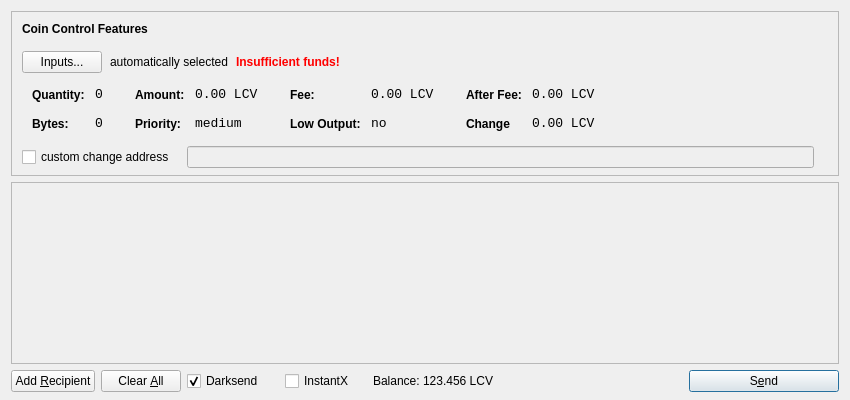
<?xml version="1.0" encoding="UTF-8"?>
<ui version="4.0">
 <class>SendCoinsDialog</class>
 <widget class="QDialog" name="SendCoinsDialog">
  <property name="geometry">
   <rect>
    <x>0</x>
    <y>0</y>
    <width>850</width>
    <height>400</height>
   </rect>
  </property>
  <property name="windowTitle">
   <string>Send Coins</string>
  </property>
  <layout class="QVBoxLayout" name="verticalLayout" stretch="0,1,0">
   <property name="bottomMargin">
    <number>8</number>
   </property>
   <item>
    <widget class="QFrame" name="frameCoinControl">
     <property name="sizePolicy">
      <sizepolicy hsizetype="Expanding" vsizetype="Expanding">
       <horstretch>0</horstretch>
       <verstretch>0</verstretch>
      </sizepolicy>
     </property>
     <property name="maximumSize">
      <size>
       <width>16777215</width>
       <height>16777215</height>
      </size>
     </property>
     <property name="frameShape">
      <enum>QFrame::StyledPanel</enum>
     </property>
     <property name="frameShadow">
      <enum>QFrame::Sunken</enum>
     </property>
     <layout class="QVBoxLayout" name="verticalLayoutCoinControl2">
      <property name="spacing">
       <number>-1</number>
      </property>
      <property name="leftMargin">
       <number>0</number>
      </property>
      <property name="topMargin">
       <number>0</number>
      </property>
      <property name="rightMargin">
       <number>0</number>
      </property>
      <property name="bottomMargin">
       <number>6</number>
      </property>
      <item>
       <layout class="QVBoxLayout" name="verticalLayoutCoinControl" stretch="0,0,0,0,1">
        <property name="spacing">
         <number>0</number>
        </property>
        <property name="leftMargin">
         <number>10</number>
        </property>
        <property name="topMargin">
         <number>10</number>
        </property>
        <item>
         <layout class="QHBoxLayout" name="horizontalLayoutCoinControl1">
          <property name="bottomMargin">
           <number>15</number>
          </property>
          <item>
           <widget class="QLabel" name="labelCoinControlFeatures">
            <property name="sizePolicy">
             <sizepolicy hsizetype="Preferred" vsizetype="Maximum">
              <horstretch>0</horstretch>
              <verstretch>0</verstretch>
             </sizepolicy>
            </property>
            <property name="font">
             <font>
              <weight>75</weight>
              <bold>true</bold>
             </font>
            </property>
            <property name="styleSheet">
             <string notr="true">font-weight:bold;</string>
            </property>
            <property name="text">
             <string>Coin Control Features</string>
            </property>
           </widget>
          </item>
         </layout>
        </item>
        <item>
         <layout class="QHBoxLayout" name="horizontalLayoutCoinControl2" stretch="0,0,0,0">
          <property name="spacing">
           <number>8</number>
          </property>
          <property name="bottomMargin">
           <number>10</number>
          </property>
          <item>
           <widget class="QPushButton" name="pushButtonCoinControl">
            <property name="styleSheet">
             <string notr="true"/>
            </property>
            <property name="text">
             <string>Inputs...</string>
            </property>
           </widget>
          </item>
          <item>
           <widget class="QLabel" name="labelCoinControlAutomaticallySelected">
            <property name="text">
             <string>automatically selected</string>
            </property>
            <property name="margin">
             <number>5</number>
            </property>
           </widget>
          </item>
          <item>
           <widget class="QLabel" name="labelCoinControlInsuffFunds">
            <property name="font">
             <font>
              <weight>75</weight>
              <bold>true</bold>
             </font>
            </property>
            <property name="styleSheet">
             <string notr="true">color:red;font-weight:bold;</string>
            </property>
            <property name="text">
             <string>Insufficient funds!</string>
            </property>
            <property name="margin">
             <number>5</number>
            </property>
           </widget>
          </item>
          <item>
           <spacer name="horizontalSpacerCoinControl">
            <property name="orientation">
             <enum>Qt::Horizontal</enum>
            </property>
            <property name="sizeHint" stdset="0">
             <size>
              <width>40</width>
              <height>1</height>
             </size>
            </property>
           </spacer>
          </item>
         </layout>
        </item>
        <item>
         <widget class="QWidget" name="widgetCoinControl" native="true">
          <property name="sizePolicy">
           <sizepolicy hsizetype="Preferred" vsizetype="Preferred">
            <horstretch>0</horstretch>
            <verstretch>0</verstretch>
           </sizepolicy>
          </property>
          <property name="minimumSize">
           <size>
            <width>0</width>
            <height>0</height>
           </size>
          </property>
          <property name="styleSheet">
           <string notr="true"/>
          </property>
          <layout class="QHBoxLayout" name="horizontalLayoutCoinControl5">
           <property name="margin">
            <number>0</number>
           </property>
           <item>
            <layout class="QHBoxLayout" name="horizontalLayoutCoinControl3" stretch="0,0,0,1">
             <property name="spacing">
              <number>20</number>
             </property>
             <property name="topMargin">
              <number>0</number>
             </property>
             <property name="bottomMargin">
              <number>10</number>
             </property>
             <item>
              <layout class="QFormLayout" name="formLayoutCoinControl1">
               <property name="horizontalSpacing">
                <number>10</number>
               </property>
               <property name="verticalSpacing">
                <number>14</number>
               </property>
               <property name="leftMargin">
                <number>10</number>
               </property>
               <property name="topMargin">
                <number>4</number>
               </property>
               <property name="rightMargin">
                <number>6</number>
               </property>
               <item row="0" column="0">
                <widget class="QLabel" name="labelCoinControlQuantityText">
                 <property name="styleSheet">
                  <string notr="true">font-weight:bold;</string>
                 </property>
                 <property name="text">
                  <string>Quantity:</string>
                 </property>
                 <property name="margin">
                  <number>0</number>
                 </property>
                </widget>
               </item>
               <item row="0" column="1">
                <widget class="QLabel" name="labelCoinControlQuantity">
                 <property name="font">
                  <font>
                   <family>Monospace</family>
                   <pointsize>10</pointsize>
                  </font>
                 </property>
                 <property name="cursor">
                  <cursorShape>IBeamCursor</cursorShape>
                 </property>
                 <property name="contextMenuPolicy">
                  <enum>Qt::ActionsContextMenu</enum>
                 </property>
                 <property name="text">
                  <string>0</string>
                 </property>
                 <property name="margin">
                  <number>0</number>
                 </property>
                 <property name="textInteractionFlags">
                  <set>Qt::LinksAccessibleByMouse|Qt::TextSelectableByKeyboard|Qt::TextSelectableByMouse</set>
                 </property>
                </widget>
               </item>
               <item row="1" column="0">
                <widget class="QLabel" name="labelCoinControlBytesText">
                 <property name="styleSheet">
                  <string notr="true">font-weight:bold;</string>
                 </property>
                 <property name="text">
                  <string>Bytes:</string>
                 </property>
                </widget>
               </item>
               <item row="1" column="1">
                <widget class="QLabel" name="labelCoinControlBytes">
                 <property name="font">
                  <font>
                   <family>Monospace</family>
                   <pointsize>10</pointsize>
                  </font>
                 </property>
                 <property name="cursor">
                  <cursorShape>IBeamCursor</cursorShape>
                 </property>
                 <property name="contextMenuPolicy">
                  <enum>Qt::ActionsContextMenu</enum>
                 </property>
                 <property name="text">
                  <string>0</string>
                 </property>
                 <property name="textInteractionFlags">
                  <set>Qt::LinksAccessibleByMouse|Qt::TextSelectableByKeyboard|Qt::TextSelectableByMouse</set>
                 </property>
                </widget>
               </item>
              </layout>
             </item>
             <item>
              <layout class="QFormLayout" name="formLayoutCoinControl2">
               <property name="horizontalSpacing">
                <number>10</number>
               </property>
               <property name="verticalSpacing">
                <number>14</number>
               </property>
               <property name="leftMargin">
                <number>6</number>
               </property>
               <property name="topMargin">
                <number>4</number>
               </property>
               <property name="rightMargin">
                <number>6</number>
               </property>
               <item row="0" column="0">
                <widget class="QLabel" name="labelCoinControlAmountText">
                 <property name="styleSheet">
                  <string notr="true">font-weight:bold;</string>
                 </property>
                 <property name="text">
                  <string>Amount:</string>
                 </property>
                 <property name="margin">
                  <number>0</number>
                 </property>
                </widget>
               </item>
               <item row="0" column="1">
                <widget class="QLabel" name="labelCoinControlAmount">
                 <property name="font">
                  <font>
                   <family>Monospace</family>
                   <pointsize>10</pointsize>
                  </font>
                 </property>
                 <property name="cursor">
                  <cursorShape>IBeamCursor</cursorShape>
                 </property>
                 <property name="contextMenuPolicy">
                  <enum>Qt::ActionsContextMenu</enum>
                 </property>
                 <property name="text">
                  <string>0.00 LCV</string>
                 </property>
                 <property name="textInteractionFlags">
                  <set>Qt::LinksAccessibleByMouse|Qt::TextSelectableByKeyboard|Qt::TextSelectableByMouse</set>
                 </property>
                </widget>
               </item>
               <item row="1" column="0">
                <widget class="QLabel" name="labelCoinControlPriorityText">
                 <property name="styleSheet">
                  <string notr="true">font-weight:bold;</string>
                 </property>
                 <property name="text">
                  <string>Priority:</string>
                 </property>
                </widget>
               </item>
               <item row="1" column="1">
                <widget class="QLabel" name="labelCoinControlPriority">
                 <property name="font">
                  <font>
                   <family>Monospace</family>
                   <pointsize>10</pointsize>
                  </font>
                 </property>
                 <property name="cursor">
                  <cursorShape>IBeamCursor</cursorShape>
                 </property>
                 <property name="contextMenuPolicy">
                  <enum>Qt::ActionsContextMenu</enum>
                 </property>
                 <property name="text">
                  <string>medium</string>
                 </property>
                 <property name="textInteractionFlags">
                  <set>Qt::LinksAccessibleByMouse|Qt::TextSelectableByKeyboard|Qt::TextSelectableByMouse</set>
                 </property>
                </widget>
               </item>
              </layout>
             </item>
             <item>
              <layout class="QFormLayout" name="formLayoutCoinControl3">
               <property name="horizontalSpacing">
                <number>10</number>
               </property>
               <property name="verticalSpacing">
                <number>14</number>
               </property>
               <property name="leftMargin">
                <number>6</number>
               </property>
               <property name="topMargin">
                <number>4</number>
               </property>
               <property name="rightMargin">
                <number>6</number>
               </property>
               <item row="0" column="0">
                <widget class="QLabel" name="labelCoinControlFeeText">
                 <property name="styleSheet">
                  <string notr="true">font-weight:bold;</string>
                 </property>
                 <property name="text">
                  <string>Fee:</string>
                 </property>
                 <property name="margin">
                  <number>0</number>
                 </property>
                </widget>
               </item>
               <item row="0" column="1">
                <widget class="QLabel" name="labelCoinControlFee">
                 <property name="font">
                  <font>
                   <family>Monospace</family>
                   <pointsize>10</pointsize>
                  </font>
                 </property>
                 <property name="cursor">
                  <cursorShape>IBeamCursor</cursorShape>
                 </property>
                 <property name="contextMenuPolicy">
                  <enum>Qt::ActionsContextMenu</enum>
                 </property>
                 <property name="text">
                  <string>0.00 LCV</string>
                 </property>
                 <property name="textInteractionFlags">
                  <set>Qt::LinksAccessibleByMouse|Qt::TextSelectableByKeyboard|Qt::TextSelectableByMouse</set>
                 </property>
                </widget>
               </item>
               <item row="1" column="0">
                <widget class="QLabel" name="labelCoinControlLowOutputText">
                 <property name="styleSheet">
                  <string notr="true">font-weight:bold;</string>
                 </property>
                 <property name="text">
                  <string>Low Output:</string>
                 </property>
                </widget>
               </item>
               <item row="1" column="1">
                <widget class="QLabel" name="labelCoinControlLowOutput">
                 <property name="font">
                  <font>
                   <family>Monospace</family>
                   <pointsize>10</pointsize>
                  </font>
                 </property>
                 <property name="cursor">
                  <cursorShape>IBeamCursor</cursorShape>
                 </property>
                 <property name="contextMenuPolicy">
                  <enum>Qt::ActionsContextMenu</enum>
                 </property>
                 <property name="text">
                  <string>no</string>
                 </property>
                 <property name="textInteractionFlags">
                  <set>Qt::LinksAccessibleByMouse|Qt::TextSelectableByKeyboard|Qt::TextSelectableByMouse</set>
                 </property>
                </widget>
               </item>
              </layout>
             </item>
             <item>
              <layout class="QFormLayout" name="formLayoutCoinControl4">
               <property name="horizontalSpacing">
                <number>10</number>
               </property>
               <property name="verticalSpacing">
                <number>14</number>
               </property>
               <property name="leftMargin">
                <number>6</number>
               </property>
               <property name="topMargin">
                <number>4</number>
               </property>
               <property name="rightMargin">
                <number>6</number>
               </property>
               <item row="0" column="0">
                <widget class="QLabel" name="labelCoinControlAfterFeeText">
                 <property name="styleSheet">
                  <string notr="true">font-weight:bold;</string>
                 </property>
                 <property name="text">
                  <string>After Fee:</string>
                 </property>
                 <property name="margin">
                  <number>0</number>
                 </property>
                </widget>
               </item>
               <item row="0" column="1">
                <widget class="QLabel" name="labelCoinControlAfterFee">
                 <property name="font">
                  <font>
                   <family>Monospace</family>
                   <pointsize>10</pointsize>
                  </font>
                 </property>
                 <property name="cursor">
                  <cursorShape>IBeamCursor</cursorShape>
                 </property>
                 <property name="contextMenuPolicy">
                  <enum>Qt::ActionsContextMenu</enum>
                 </property>
                 <property name="text">
                  <string>0.00 LCV</string>
                 </property>
                 <property name="textInteractionFlags">
                  <set>Qt::LinksAccessibleByMouse|Qt::TextSelectableByKeyboard|Qt::TextSelectableByMouse</set>
                 </property>
                </widget>
               </item>
               <item row="1" column="0">
                <widget class="QLabel" name="labelCoinControlChangeText">
                 <property name="styleSheet">
                  <string notr="true">font-weight:bold;</string>
                 </property>
                 <property name="text">
                  <string>Change</string>
                 </property>
                </widget>
               </item>
               <item row="1" column="1">
                <widget class="QLabel" name="labelCoinControlChange">
                 <property name="font">
                  <font>
                   <family>Monospace</family>
                   <pointsize>10</pointsize>
                  </font>
                 </property>
                 <property name="cursor">
                  <cursorShape>IBeamCursor</cursorShape>
                 </property>
                 <property name="contextMenuPolicy">
                  <enum>Qt::ActionsContextMenu</enum>
                 </property>
                 <property name="text">
                  <string>0.00 LCV</string>
                 </property>
                 <property name="textInteractionFlags">
                  <set>Qt::LinksAccessibleByMouse|Qt::TextSelectableByKeyboard|Qt::TextSelectableByMouse</set>
                 </property>
                </widget>
               </item>
              </layout>
             </item>
            </layout>
           </item>
          </layout>
         </widget>
        </item>
        <item>
         <layout class="QHBoxLayout" name="horizontalLayoutCoinControl4" stretch="0,0,0">
          <property name="spacing">
           <number>12</number>
          </property>
          <property name="sizeConstraint">
           <enum>QLayout::SetDefaultConstraint</enum>
          </property>
          <property name="topMargin">
           <number>5</number>
          </property>
          <property name="rightMargin">
           <number>5</number>
          </property>
          <item>
           <widget class="QCheckBox" name="checkBoxCoinControlChange">
            <property name="text">
             <string>custom change address</string>
            </property>
           </widget>
          </item>
          <item>
           <widget class="QLineEdit" name="lineEditCoinControlChange">
            <property name="enabled">
             <bool>false</bool>
            </property>
            <property name="sizePolicy">
             <sizepolicy hsizetype="Expanding" vsizetype="Fixed">
              <horstretch>0</horstretch>
              <verstretch>0</verstretch>
             </sizepolicy>
            </property>
           </widget>
          </item>
          <item>
           <widget class="QLabel" name="labelCoinControlChangeLabel">
            <property name="sizePolicy">
             <sizepolicy hsizetype="Preferred" vsizetype="Expanding">
              <horstretch>0</horstretch>
              <verstretch>0</verstretch>
             </sizepolicy>
            </property>
            <property name="minimumSize">
             <size>
              <width>0</width>
              <height>0</height>
             </size>
            </property>
            <property name="text">
             <string/>
            </property>
            <property name="margin">
             <number>3</number>
            </property>
           </widget>
          </item>
         </layout>
        </item>
        <item>
         <spacer name="verticalSpacerCoinControl">
          <property name="orientation">
           <enum>Qt::Vertical</enum>
          </property>
          <property name="sizeHint" stdset="0">
           <size>
            <width>800</width>
            <height>1</height>
           </size>
          </property>
         </spacer>
        </item>
       </layout>
      </item>
     </layout>
    </widget>
   </item>
   <item>
    <widget class="QScrollArea" name="scrollArea">
     <property name="widgetResizable">
      <bool>true</bool>
     </property>
     <widget class="QWidget" name="scrollAreaWidgetContents">
      <property name="geometry">
       <rect>
        <x>0</x>
        <y>0</y>
        <width>830</width>
        <height>165</height>
       </rect>
      </property>
      <layout class="QVBoxLayout" name="verticalLayout_2">
       <property name="margin">
        <number>0</number>
       </property>
       <item>
        <layout class="QVBoxLayout" name="entries">
         <property name="spacing">
          <number>6</number>
         </property>
        </layout>
       </item>
       <item>
        <spacer name="verticalSpacer">
         <property name="orientation">
          <enum>Qt::Vertical</enum>
         </property>
         <property name="sizeHint" stdset="0">
          <size>
           <width>20</width>
           <height>40</height>
          </size>
         </property>
        </spacer>
       </item>
      </layout>
     </widget>
    </widget>
   </item>
   <item>
    <layout class="QHBoxLayout" name="horizontalLayout">
     <item>
      <widget class="QPushButton" name="addButton">
       <property name="toolTip">
        <string>Send to multiple recipients at once</string>
       </property>
       <property name="text">
        <string>Add &amp;Recipient</string>
       </property>
       <property name="autoDefault">
        <bool>false</bool>
       </property>
      </widget>
     </item>
     <item>
      <widget class="QPushButton" name="clearButton">
       <property name="sizePolicy">
        <sizepolicy hsizetype="Minimum" vsizetype="Fixed">
         <horstretch>0</horstretch>
         <verstretch>0</verstretch>
        </sizepolicy>
       </property>
       <property name="toolTip">
        <string>Remove all transaction fields</string>
       </property>
       <property name="text">
        <string>Clear &amp;All</string>
       </property>
       <property name="autoRepeatDelay">
        <number>300</number>
       </property>
       <property name="autoDefault">
        <bool>false</bool>
       </property>
      </widget>
     </item>
     <item>
      <layout class="QHBoxLayout" name="horizontalLayout_2">
       <property name="spacing">
        <number>3</number>
       </property>
        <item>
        <widget class="QCheckBox" name="checkUseDarksend">
         <property name="minimumSize">
          <size>
           <width>95</width>
           <height>0</height>
          </size>
         </property>
         <property name="text">
          <string>Darksend</string>
         </property>
         <property name="checked">
          <bool>true</bool>
         </property>
        </widget>
       </item>
       <item>
        <widget class="QCheckBox" name="checkInstantX">
         <property name="enabled">
          <bool>true</bool>
         </property>
         <property name="minimumSize">
          <size>
           <width>85</width>
           <height>0</height>
          </size>
         </property>
         <property name="text">
          <string>InstantX</string>
         </property>
        </widget>
       </item>
       <item>
        <widget class="QLabel" name="label">
         <property name="sizePolicy">
          <sizepolicy hsizetype="Preferred" vsizetype="Fixed">
           <horstretch>0</horstretch>
           <verstretch>0</verstretch>
          </sizepolicy>
         </property>
         <property name="text">
          <string>Balance:</string>
         </property>
        </widget>
       </item>
       <item>
        <widget class="QLabel" name="labelBalance">
         <property name="sizePolicy">
          <sizepolicy hsizetype="Preferred" vsizetype="Fixed">
           <horstretch>0</horstretch>
           <verstretch>0</verstretch>
          </sizepolicy>
         </property>
         <property name="cursor">
          <cursorShape>IBeamCursor</cursorShape>
         </property>
         <property name="text">
          <string>123.456 LCV</string>
         </property>
         <property name="textInteractionFlags">
          <set>Qt::LinksAccessibleByMouse|Qt::TextSelectableByKeyboard|Qt::TextSelectableByMouse</set>
         </property>
        </widget>
       </item>
      </layout>
     </item>
     <item>
      <spacer name="horizontalSpacer">
       <property name="orientation">
        <enum>Qt::Horizontal</enum>
       </property>
       <property name="sizeHint" stdset="0">
        <size>
         <width>40</width>
         <height>20</height>
        </size>
       </property>
      </spacer>
     </item>
     <item>
      <widget class="QPushButton" name="sendButton">
       <property name="minimumSize">
        <size>
         <width>150</width>
         <height>0</height>
        </size>
       </property>
       <property name="toolTip">
        <string>Confirm the send action</string>
       </property>
       <property name="text">
        <string>S&amp;end</string>
       </property>
       <property name="icon">
        <iconset resource="../bitcoin.qrc">
         <normaloff>:/icons/send</normaloff>:/icons/send</iconset>
       </property>
       <property name="default">
        <bool>true</bool>
       </property>
      </widget>
     </item>
    </layout>
   </item>
  </layout>
 </widget>
 <resources>
  <include location="../bitcoin.qrc"/>
 </resources>
 <connections/>
</ui>
